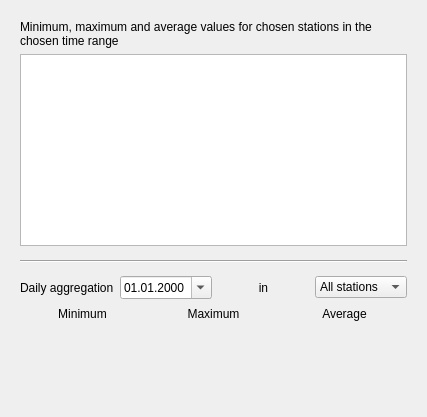
<?xml version="1.0" encoding="UTF-8"?>
<ui version="4.0">
 <class>Dialog</class>
 <widget class="QDialog" name="Dialog">
  <property name="windowModality">
   <enum>Qt::ApplicationModal</enum>
  </property>
  <property name="geometry">
   <rect>
    <x>0</x>
    <y>0</y>
    <width>427</width>
    <height>417</height>
   </rect>
  </property>
  <property name="sizePolicy">
   <sizepolicy hsizetype="Expanding" vsizetype="Expanding">
    <horstretch>0</horstretch>
    <verstretch>0</verstretch>
   </sizepolicy>
  </property>
  <property name="windowTitle">
   <string>Data summary</string>
  </property>
  <property name="modal">
   <bool>true</bool>
  </property>
  <widget class="QWidget" name="layoutWidget">
   <property name="geometry">
    <rect>
     <x>20</x>
     <y>20</y>
     <width>387</width>
     <height>376</height>
    </rect>
   </property>
   <layout class="QGridLayout" name="gridLayout">
    <item row="5" column="2">
     <widget class="QLabel" name="daily_average_value">
      <property name="font">
       <font>
        <bold>true</bold>
       </font>
      </property>
      <property name="text">
       <string/>
      </property>
      <property name="alignment">
       <set>Qt::AlignCenter</set>
      </property>
     </widget>
    </item>
    <item row="1" column="0" colspan="3">
     <widget class="QTableWidget" name="table">
      <property name="sizePolicy">
       <sizepolicy hsizetype="Expanding" vsizetype="Minimum">
        <horstretch>0</horstretch>
        <verstretch>0</verstretch>
       </sizepolicy>
      </property>
     </widget>
    </item>
    <item row="4" column="2">
     <widget class="QLabel" name="daily_average_label">
      <property name="text">
       <string>Average</string>
      </property>
      <property name="alignment">
       <set>Qt::AlignCenter</set>
      </property>
     </widget>
    </item>
    <item row="0" column="0" colspan="3">
     <widget class="QLabel" name="table_label">
      <property name="sizePolicy">
       <sizepolicy hsizetype="Expanding" vsizetype="Preferred">
        <horstretch>0</horstretch>
        <verstretch>0</verstretch>
       </sizepolicy>
      </property>
      <property name="text">
       <string>Minimum, maximum and average values for chosen stations in the chosen time range</string>
      </property>
      <property name="wordWrap">
       <bool>true</bool>
      </property>
     </widget>
    </item>
    <item row="2" column="0" colspan="3">
     <widget class="Line" name="line">
      <property name="sizePolicy">
       <sizepolicy hsizetype="Preferred" vsizetype="Preferred">
        <horstretch>0</horstretch>
        <verstretch>0</verstretch>
       </sizepolicy>
      </property>
      <property name="orientation">
       <enum>Qt::Horizontal</enum>
      </property>
     </widget>
    </item>
    <item row="6" column="0">
     <widget class="QLabel" name="daily_minimum_station">
      <property name="text">
       <string/>
      </property>
      <property name="alignment">
       <set>Qt::AlignCenter</set>
      </property>
     </widget>
    </item>
    <item row="5" column="1">
     <widget class="QLabel" name="daily_maximum_value">
      <property name="font">
       <font>
        <bold>true</bold>
       </font>
      </property>
      <property name="text">
       <string/>
      </property>
      <property name="alignment">
       <set>Qt::AlignCenter</set>
      </property>
     </widget>
    </item>
    <item row="4" column="0">
     <widget class="QLabel" name="daily_minimum_label">
      <property name="text">
       <string>Minimum</string>
      </property>
      <property name="alignment">
       <set>Qt::AlignCenter</set>
      </property>
     </widget>
    </item>
    <item row="4" column="1">
     <widget class="QLabel" name="daily_maximum_label">
      <property name="text">
       <string>Maximum</string>
      </property>
      <property name="alignment">
       <set>Qt::AlignCenter</set>
      </property>
     </widget>
    </item>
    <item row="6" column="2">
     <widget class="QLabel" name="daily_average_station">
      <property name="text">
       <string/>
      </property>
      <property name="alignment">
       <set>Qt::AlignCenter</set>
      </property>
     </widget>
    </item>
    <item row="3" column="0" colspan="3">
     <layout class="QHBoxLayout" name="horizontalLayout">
      <item>
       <widget class="QLabel" name="daily_label">
        <property name="text">
         <string>Daily aggregation</string>
        </property>
       </widget>
      </item>
      <item>
       <widget class="QDateEdit" name="daily_date_edit">
        <property name="sizePolicy">
         <sizepolicy hsizetype="Preferred" vsizetype="Preferred">
          <horstretch>0</horstretch>
          <verstretch>0</verstretch>
         </sizepolicy>
        </property>
        <property name="displayFormat">
         <string>dd.MM.yyyy</string>
        </property>
        <property name="calendarPopup">
         <bool>true</bool>
        </property>
       </widget>
      </item>
      <item>
       <widget class="QLabel" name="daily_label_2">
        <property name="text">
         <string>in</string>
        </property>
        <property name="alignment">
         <set>Qt::AlignCenter</set>
        </property>
       </widget>
      </item>
      <item>
       <widget class="QComboBox" name="daily_station_dropdown">
        <property name="currentText">
         <string>All stations</string>
        </property>
        <item>
         <property name="text">
          <string>All stations</string>
         </property>
        </item>
       </widget>
      </item>
     </layout>
    </item>
    <item row="5" column="0">
     <widget class="QLabel" name="daily_minimum_value">
      <property name="font">
       <font>
        <bold>true</bold>
       </font>
      </property>
      <property name="text">
       <string/>
      </property>
      <property name="alignment">
       <set>Qt::AlignCenter</set>
      </property>
     </widget>
    </item>
    <item row="6" column="1">
     <widget class="QLabel" name="daily_maximum_station">
      <property name="text">
       <string/>
      </property>
      <property name="alignment">
       <set>Qt::AlignCenter</set>
      </property>
     </widget>
    </item>
    <item row="7" column="0" colspan="3">
     <widget class="QLabel" name="warning">
      <property name="font">
       <font>
        <italic>true</italic>
       </font>
      </property>
      <property name="text">
       <string/>
      </property>
      <property name="wordWrap">
       <bool>true</bool>
      </property>
     </widget>
    </item>
   </layout>
  </widget>
 </widget>
 <resources/>
 <connections/>
</ui>
